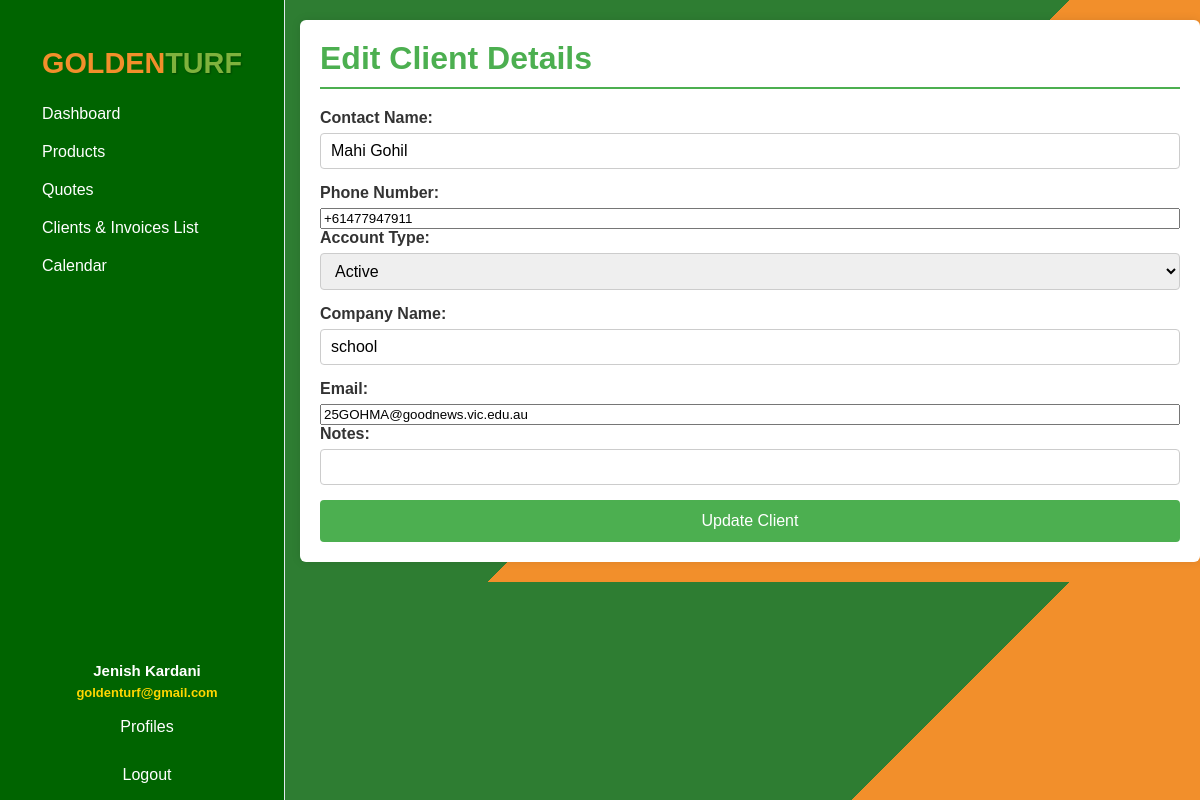
The app's page /clients/edit/1 (signed in) with its own data.
### tables this page shows
CREATE TABLE "clients" (
                id INTEGER PRIMARY KEY AUTOINCREMENT,
                client_name TEXT NOT NULL,
                email TEXT,
                phone TEXT,
                account_type TEXT,
                company_name TEXT,
                actions TEXT,
                created_date TEXT,
                owner_id INTEGER
            );

### app.py (the view, shortened to what this page needs)
@app.route('/clients/edit/<int:client_id>', methods=['GET', 'POST'])
def edit_client(client_id):
    if 'user_id' not in session: return redirect(url_for('login'))
    if not has_permission('clients'): return render_template('access_restricted.html')
    client = db_exec('SELECT id, client_name, phone, account_type, company_name, email, actions FROM clients WHERE id = ? AND owner_id = ?', (client_id, session['user_id']), 'one')
    return render_template('edit_client.html', client=client, error="Client not found." if not client else None)

### app.py (called while the page is built)
def db_exec(query, params=(), fetch=None):
    conn = sqlite3.connect('users.db')
    c = conn.cursor()
    c.execute(query, params)
    if fetch == 'one': result = c.fetchone()
    elif fetch == 'all': result = c.fetchall()
    else: result = None
    conn.commit()
    conn.close()
    return result

def has_permission(module):
    if 'user_id' not in session: return False
    if session['user_id'] == 1:
        return True
    user = db_exec('SELECT permissions FROM users WHERE id = ?', (session['user_id'],), 'one')
    return user and module in (user[0] or '').split(',')

### templates/edit_client.html (shortened to what this page needs)
<!DOCTYPE html>
<html lang="en">
<head>
    <link rel="stylesheet" href="{{ url_for('static', filename='dashboard.css') }}" />
    <link rel="stylesheet" href="{{ url_for('static', filename='invoice.css') }}" />
</head>
<body>
    {% include '_sidebar.html' %}
    <div class="container" style="margin-left: 280px; padding: 20px; width: calc(100vw - 300px); box-sizing: border-box;">
        <header>
            <h1>Edit Client Details</h1>
        </header>
        <form method="POST" action="{{ url_for('edit_client', client_id=client[0]) }}">
            <label for="contact_name">Contact Name:</label>
            <input type="text" id="contact_name" name="contact_name" value="{{ client[1] }}" required />
            <label for="phone_number">Phone Number:</label>
            <input type="tel" id="phone_number" name="phone_number"
                   placeholder="e.g. +6141234678, 041234678, or 41234678"
                   value="{{ client[2] or '' }}" />
            <label for="account_type">Account Type:</label>
            <select id="account_type" name="account_type" required>
                <option value="Active" {% if client[3] == 'Active' %}selected{% endif %}>Active</option>
            </select>
            <label for="company_name">Company Name:</label>
            <input type="text" id="company_name" name="company_name" value="{{ client[4] or '' }}" />
            <label for="email">Email:</label>
            <input type="email" id="email" name="email" value="{{ client[5] or '' }}" required />
            <label for="actions">Notes:</label>
            <input type="text" id="actions" name="actions" value="{{ client[6] or '' }}" />
            <button type="submit">Update Client</button>
        </form>
    </div>
</body>
</html>

### static/dashboard.css (style rules this page uses)
body { font-family: Arial, sans-serif; margin: 0; background-color: #f9f9f9; color: #333; }
h1 { color: #2f6f2f; margin-bottom: 30px; }
.container { margin-left: 220px; padding: 2rem; width: calc(100vw - 220px); box-sizing: border-box; }

### static/invoice.css (style rules this page uses)
body { font-family: Arial, sans-serif; background: linear-gradient(135deg, #2e7d32 60%, #F28F2B 40%); margin: 0; padding: 20px; color: #333; }
.container { max-width: 900px; margin: 0 auto; background-color: #fff; border-radius: 6px; box-shadow: 0 0 10px rgba(0,0,0,0.1); padding: 30px 40px; }
header { border-bottom: 2px solid #4CAF50; margin-bottom: 20px; padding-bottom: 10px; }
header h1 { color: #4CAF50; margin: 0; font-size: 2rem; }
form { display: flex; flex-direction: column; }
label { display: block; margin-bottom: 6px; font-weight: bold; }
input[type="text"], input[type="number"], select { width: 100%; padding: 8px 10px; margin-bottom: 15px; border: 1px solid #ccc; border-radius: 4px; box-sizing: border-box; font-size: 1rem; }
button { background-color: #4CAF50; color: white; border: none; padding: 12px 25px; font-size: 1rem; border-radius: 4px; cursor: pointer; transition: background-color 0.3s ease; }

### records on screen
clients: contact_name "Mahi Gohil", phone_number "+61477947911", account_type "Active", company_name "school", email "25GOHMA@goodnews.vic.edu.au"

### other values on screen
{{ session.get('user_name', 'Unknown') }} "Jenish Kardani"
{{ session.get('user_email') }} "goldenturf@gmail.com"
